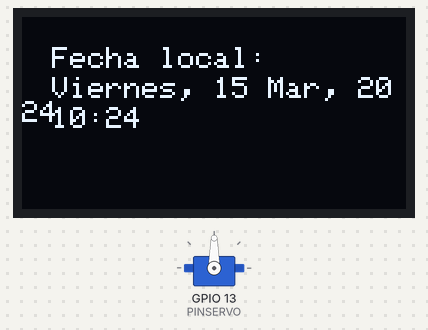
Bench run of a sketch on a simulated ESP32. Shown: servo, 128×64 one-colour display. WiFi joins after 1.5 s; servers stay silent unless stated; network time is answered at once with the bench clock; the local clock reads 2024-03-15 10:24:30 at power-on unless the sketch sets it; what the sketch prints to the serial monitor is not drawn.

Above: at 1.7 s.
At 12.67 s:
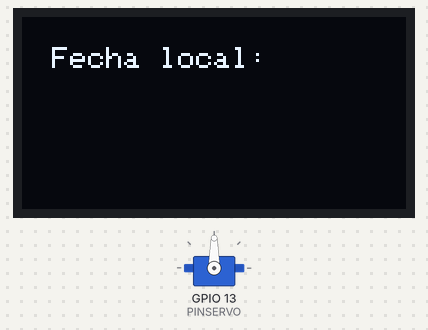
At 34.9 s:
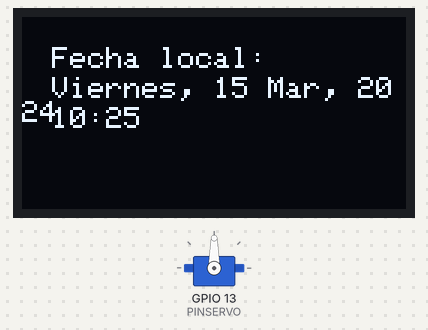

Measured:
- what the display in image 0 shows lasts 11.1 s, from 1.6 s to 12.7 s

The sketch:

Dispensador_Final.ino
```cpp
#include <WiFi.h>
#include <WifiUDP.h>
#include <NTPClient.h>
#include <Time.h>
#include <TimeLib.h>
#include <Timezone.h>
#include <ESP32Servo.h>
#include <Adafruit_SSD1306.h>
#include <Wire.h>

Servo servo;
int Comando_entrada;
    int PINSERVO = 13;
    int PULSOMIN = 900;
    int PULSOMAX = 2000;

#define SCREEN_WIDTH 128 // OLED display width, in pixels
#define SCREEN_HEIGHT 64 // OLED display height, in pixels

Adafruit_SSD1306 display(SCREEN_WIDTH, SCREEN_HEIGHT, &Wire, -1);

// Configurar wifi
const char* ssid = "IZZI-C06C";
const char* password = "2C9569AFC06C";

// Definir propiedades NTP
#define NTP_OFFSET   60 * 60
#define NTP_INTERVAL 60 * 1000
#define NTP_ADDRESS  "pool.ntp.org"
WiFiUDP ntpUDP;
NTPClient timeClient(ntpUDP, NTP_ADDRESS, NTP_OFFSET, NTP_INTERVAL);
TimeChangeRule CDT = {"CDT", Second, Sun, Mar, 2, -360};
TimeChangeRule CST = {"CST", First, Sun, Nov, 2, -420};
Timezone CT(CDT, CST);
time_t local, utc;

const char * days[] = {"Domingo", "Lunes", "Martes", "Miercoles", "Jueves", "Viernes", "Sabado"} ;
const char * months[] = {"Ene", "Feb", "Mar", "Abr", "May", "Jun", "Jul", "Ago", "Sep", "Oct", "Nov", "Dic"} ;


void setup()
{
  servo.attach(PINSERVO, PULSOMIN, PULSOMAX);
  Serial.begin(9600);
  Serial.println("");
  Serial.print("conectando a ");
  Serial.print(ssid);
  WiFi.begin(ssid, password);
  while (WiFi.status() != WL_CONNECTED)
  {
    delay(500);
    Serial.print(".");
  }
  Serial.println("");
  Serial.print("Conectando WiFi a ");
  Serial.print(WiFi.localIP());
  Serial.println("");

  // put your setup code here, to run once:
  display.begin(SSD1306_SWITCHCAPVCC, 0x3C);
  display.clearDisplay();

}

void loop()
{
  if (WiFi.status() == WL_CONNECTED)
  {
    timeClient.update();
    unsigned long utc =  timeClient.getEpochTime();
    local = CT.toLocal(utc);
    printTime(local);
  }
  else {
    WiFi.begin(ssid, password);
    delay(1000);
  }
  delay(1000);    // Enviar una solicitud para actualizar cada 10 seg (= 10,000 ms)
}

void printTime(time_t t)
{

  display.setTextSize(1);
  display.setTextColor(SSD1306_WHITE);
  display.setCursor(10,10);
  display.println("Fecha local: ");
  display.display();

  display.setTextSize(1);
  display.setTextColor(SSD1306_WHITE);
  display.setCursor(10,20);
  display.print(convertirTimeATextoFecha(t));
  display.display();

  display.setTextSize(1);
  display.setTextColor(SSD1306_WHITE);
  display.setCursor(10,30);
  display.print(convertirTimeATextoHora(t));
  display.display();
  display.clearDisplay();
  delay(10000);
}

String convertirTimeATextoFecha(time_t t)
{
  String date = "";
  date += days[weekday(t)-1];
  date += ", ";
  date += day(t);
  date += " ";
  date += months[month(t)-1];
  date += ", ";
  date += year(t);
  return date;
}

String convertirTimeATextoFechaSinSemana(time_t t)
{
  String date = "";
  date += months[month(t)-1];
  date += "   ";
  date += year(t);
  return date;
}

String convertirTimeATextoHora(time_t t)
{
  if(hour(t) == 20 && minute(t) == 55){   //Primera comida
    servo.write(180);
    delay(2000);
    servo.write(0);
    delay (60000);
  }
  if (hour(t) == 20 && minute(t) == 56){   //Segunda comida
    servo.write(180);
    delay(2000);
    servo.write(0);
    delay (60000);
  }
  if (hour(t) == 20 && minute(t) == 57){   //Tercera comida
    servo.write(180);
    delay(2000);
    servo.write(0);
    delay (60000);
  }

  String hora ="";
  if(hour(t) < 10)
  hora += "0";
  hora += hour(t);
  hora += ":";
  if(minute(t) < 10)
    hora += "0";
  hora += minute(t);
  return hora;

}
```
